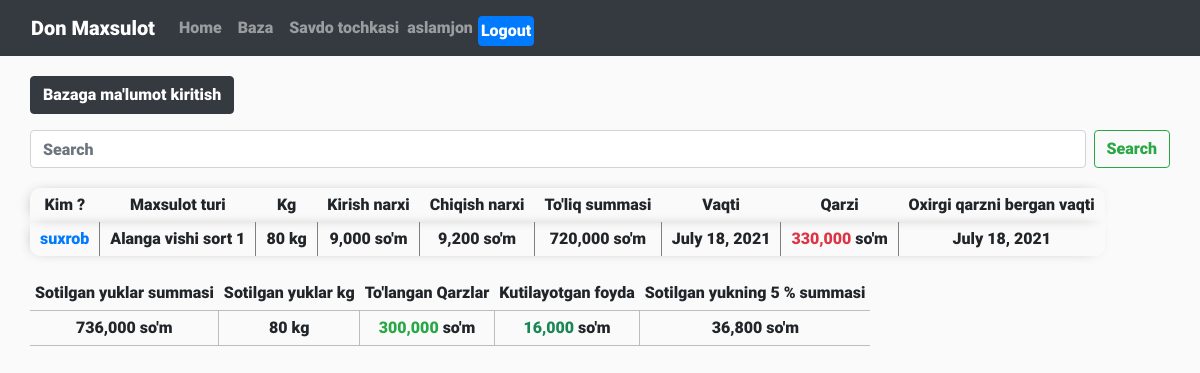
The page /base/ (signed in) on the database as committed earlier.
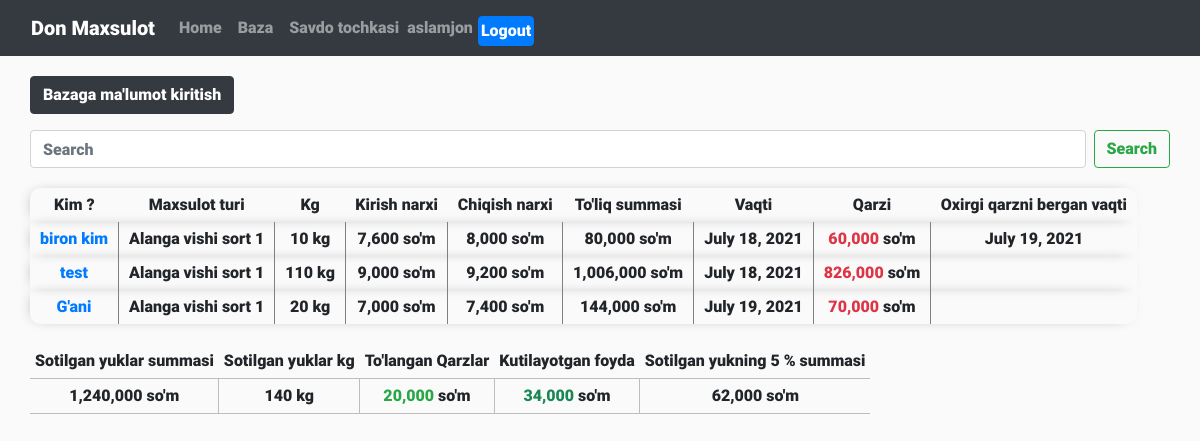
The same page on the database as committed later.
### home/models.py (models this page shows)
class mainBase(models.Model):
    typeOfProduct = models.TextField()
    kg = models.IntegerField(default=0)
    insidePrice = models.IntegerField(default=0)
    outsidePrice = models.IntegerField(default=0)
    totalSum = models.IntegerField(default=0, blank=True)
    date = models.DateField(null=True, auto_now_add=True)
    byWhom = models.TextField(default="")
    changed = models.BooleanField(default=False)
    debt = models.BooleanField(null=True, default=False)
    lastLendDebt = models.IntegerField(null=True, default=0)
    qarzSum = models.IntegerField(null=True, default=0)
    oxirgiQarzBerganVaqti = models.DateField(null=True, auto_now_add=False)
    totalLend = models.IntegerField(null=True, default=0)

### home/views.py (the view, shortened to what this page needs)
# urls.py: path('base/', base, name='base'),
def base(request):
    if (request.method == 'GET'):
        getBase = mainBase.objects.all()
        def getTotalRes(first):
            totalRes = {
                "priceSum": 0,
                "kgSum": 0,
                "debtSum": 0,
                "expectedBenefit": 0,
                "pratsent": 0
            }
            for i in range(len(first)):
                totalRes['priceSum'] += (first[i].kg * first[i].outsidePrice)
                totalRes['kgSum'] += first[i].kg
                totalRes['debtSum'] += first[i].totalLend
                totalRes['expectedBenefit'] += ((first[i].kg * first[i].outsidePrice) -
                                                (first[i].kg * first[i].insidePrice))
                totalRes['pratsent'] += (first[i].kg * first[i].outsidePrice)
            return totalRes
        if request.GET.get('search'):
            sendSearch = getBase.filter(
                byWhom__startswith=request.GET.get('search'))
            return checkIsAdmin(request, 'html/baza.html',
                                {'who': sendSearch[0].byWhom, 'totalData': getTotalRes(sendSearch), 'base': Basee, 'getBase': sendSearch, 'is_admin': True}, {'is_admin': False})
        else:
            return checkIsAdmin(request, 'html/baza.html',
                                {'totalData': getTotalRes(getBase), 'base': Basee, 'getBase': getBase, 'is_admin': True}, {'is_admin': False})
    else:
        return render(request, 'html/404.html')

### home/templatetags/indexObj.py (called while the page is built)
@register.simple_tag
def fivePre(num):
    return int((num*5)/100)

### home/views.py (called while the page is built)
def checkIsAdmin(request, html, sendObjToAdmin, sendObjToAnonimUser):
    if request.user.username in admins:
        sendObjToAdmin['isAdmin'] = True
        return render(request, html, sendObjToAdmin)
    else:
        if request.user.username in agentsList:
            sendObjToAnonimUser['isAgent'] = True
            return render(request, html, sendObjToAnonimUser)
        sendObjToAnonimUser['isAdmin'] = False
        return render(request, html, sendObjToAnonimUser)

### home/templates/html/baza.html (shortened to what this page needs)
{% extends 'html/base.html' %}
{% load static %}
{% load indexObj %}
{% block content %}
<div class="base containerCustom">
    {% if user.is_authenticated and is_admin %}
    <button type="button" class="btn btn-dark" data-toggle="modal" data-target="#myModal">
        Bazaga ma'lumot kiritish
    </button>
    <div class="mt-3">
        <form class="d-flex" action="{% url 'base' %}" method="GET">
            <input class="form-control me-2" name="search" type="search" placeholder="Search" aria-label="Search">
            <button class="btn btn-outline-success ml-2" type="submit">Search</button>
        </form>
    </div>
    <div class="outTabel">
        <table class="baseTabel">
            <tr>
                <th>Kim ?</th>
                <th>Maxsulot turi</th>
                <th>Kg</th>
                <th>Kirish narxi</th>
                <th>Chiqish narxi</th>
                <th>To'liq summasi</th>
                <th>Vaqti</th>
                <th>Qarzi</th>
                <th>Oxirgi qarzni bergan vaqti</th>
            </tr>
            {% for item in getBase %}
            <tr>
                <td><a class="openEdit" href="{% url 'editItem' item.id %}">{{item.byWhom}}</a></td>
                <td>{{item.typeOfProduct}}</td>
                <td><span class="numMusk">{{item.kg}}</span> kg</td>
                <td><span class="numMusk">{{item.insidePrice}}</span> so'm</td>
                <td><span class="numMusk">{{item.outsidePrice}}</span> so'm</td>
                <td><span class="numMusk">{{item.totalSum}}</span> so'm</td>
                <td>{{item.date}}</td>
                {% if item.debt %}
                <td><span class="numMusk text-danger">{{item.qarzSum}}</span> so'm</td>
                {% else %}
                <td><span class="numMusk">{{item.qarzSum}}</span> so'm</td>
                {% endif %}
                <td>
                    {% if not item.oxirgiQarzBerganVaqti == None %}
                    {{item.oxirgiQarzBerganVaqti}}
                    {% endif %}
                </td>
            </tr>
            {% endfor %}
        </table>
    </div>
    <div class="outTabel outTabelBase">
        <table>
            <tr>
                <th>Sotilgan yuklar summasi</th>
                <th>Sotilgan yuklar kg</th>
                <th>To'langan Qarzlar</th>
                <th>Kutilayotgan foyda</th>
                <th>Sotilgan yukning 5 % summasi</th>
            </tr>
            <td><span class="numMusk">{{totalData.priceSum}}</span> so'm</td>
            <td><span class="numMusk">{{totalData.kgSum}}</span> kg</td>
            <td><span class="numMusk text-success">{{totalData.debtSum}}</span> so'm</td>
            <td><span class="numMusk bd-green">{{totalData.expectedBenefit}}</span> so'm</td>
            <td>
                {% if who %}
                <a class="text-decoration-none" href="{% url 'payToAgent' %}">
                    <span class="numMusk">{% fivePre totalData.pratsent %}</span> so'm
                </a>
                {% else %}
                <span class="numMusk">{% fivePre totalData.pratsent %}</span> so'm
                {% endif %}
            </td>
        </table>
    </div>
    {% else %}
    <div class="text-danger">Bu bo'limga vaqat admin kirish huquqiga ega</div>
    <a href="{% url 'home' %}" class="btn btn-outline-success mt-4">Bosh sahifaga qaytish</a>
    {% endif %}
</div>
{% endblock %}

### home/templates/html/base.html (shortened to what this page needs)
{% load static %}
<!DOCTYPE html>
<html lang="en">
<head>
    <link rel="stylesheet" href="{% static 'css/normalize.css'%}">
    <link rel="stylesheet" href="{% static 'css/bootstrap.css'%}">
    <link rel="stylesheet" href="{% static 'css/owl.carousel.css'%}">
    <link rel="stylesheet" href="{% static 'css/animate.css'%}">
    <link rel="stylesheet" href="{% static 'css/style.css'%}">
</head>
<body>
    <nav class="navbar navbar-expand-lg navbar-dark bg-dark">
        <div class="container-fluid">
            <a class="navbar-brand" href="#">Don Maxsulot</a>
            <div class="collapse navbar-collapse justify-content-between" id="navbarSupportedContent">
                <ul class="navbar-nav me-auto mb-2 mb-lg-0">
                    <li class="nav-item">
                        <a class="nav-link" aria-current="page" href="{% url 'home' %}">Home</a>
                    </li>
                    <li class="nav-item">
                        <a class="nav-link" href="{% url 'base' %}">Baza</a>
                    </li>
                    <li class="nav-item">
                        <a class="nav-link" href="{% url 'agentTake' %}">Savdo tochkasi</a>
                    </li>
                    <li>
                    <li class="nav-item">
                        {% if user.is_authenticated %}
                        <div class="d-flex" style="margin-top: 8px;">
                            <span class="text-white-50">{{user}}</span>
                            <form action="{% url 'logout' %}" method="POST">
                                <button class="btn btn-primary" style="padding: 2px; margin-left: 5px;"
                                    type="submit">Logout</button>
                            </form>
                        </div>
                    {% endif %}
                    </li>
                </ul>
            </div>
        </div>
    </nav>
    {% block content %}
    {% endblock %}
</body>
</html>

### static/css/style.css (style rules this page uses)
body { margin: 0; padding: 0; overflow-x: hidden; font-family: "Roboto-Black", sans-serif; background-color: #fafafa; }
.containerCustom { margin: 0 30px; position: relative; }
.bd-green { color: #198754; }
.base { margin-top: 20px; }
.base .baseTabel { margin-top: 20px; }
.base .baseTabel th { padding: 5px 10px; text-align: center; }
.base .baseTabel tr { box-shadow: -3px 0px 15px -8px grey; }
.base .baseTabel tr:first-child { border-top-left-radius: 10px; border-top-right-radius: 10px; }
.base .baseTabel tr:last-child { border-bottom-left-radius: 10px; border-bottom-right-radius: 10px; }
.base .baseTabel tr td { text-align: center; border-left: 1px solid grey; border-right: 1px solid grey; padding: 5px 10px; }
.base .baseTabel tr td:first-child { border-left: none; }
.base .baseTabel tr td:last-child { border-right: none; }
.base .baseTabel tr td .openEdit { text-decoration: none; }
.base .outTabelBase { margin-top: 20px; }
.base .outTabelBase table tr td, .base .outTabelBase table tr th { padding: 5px; text-align: center; }
.base .outTabelBase table tr td { border: 1px solid #bdbdbd; }
.base .outTabelBase table tr td:first-child { border-left: none; }
.base .outTabelBase table tr td:last-child { border-right: none; }

Rows that differ between the two databases and show on the page:
removed mainBase: byWhom "suxrob", typeOfProduct "Alanga vishi sort 1", kg "80", insidePrice "9,000", outsidePrice "9,200", totalSum "720,000", date "July 18, 2021", qarzSum "330,000", oxirgiQarzBerganVaqti "July 18, 2021"
added mainBase: byWhom "biron kim", typeOfProduct "Alanga vishi sort 1", kg "10", insidePrice "7,600", outsidePrice "8,000", totalSum "80,000", date "July 18, 2021", qarzSum "60,000", oxirgiQarzBerganVaqti "July 19, 2021"
added mainBase: byWhom "test", typeOfProduct "Alanga vishi sort 1", kg "110", insidePrice "9,000", outsidePrice "9,200", totalSum "1,006,000", date "July 18, 2021", qarzSum "826,000"
added mainBase: byWhom "G'ani", typeOfProduct "Alanga vishi sort 1", kg "20", insidePrice "7,000", outsidePrice "7,400", totalSum "144,000", date "July 19, 2021", qarzSum "70,000"
Other text that changed with them:
{{ totalData.priceSum }}: "736,000" → "1,240,000"
{{ totalData.kgSum }}: "80" → "140"
{{ totalData.debtSum }}: "300,000" → "20,000"
{{ totalData.expectedBenefit }}: "16,000" → "34,000"
text no longer shown: "36,800"
text now shown: "62,000"
